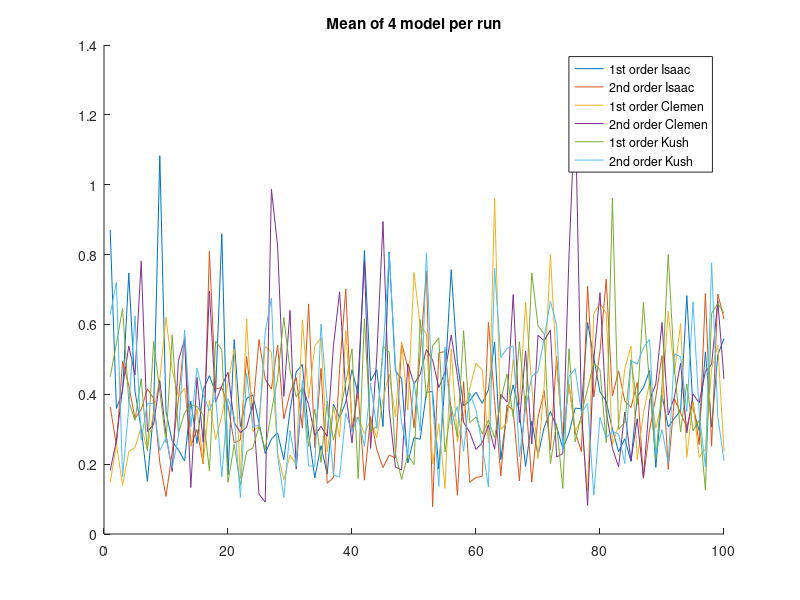
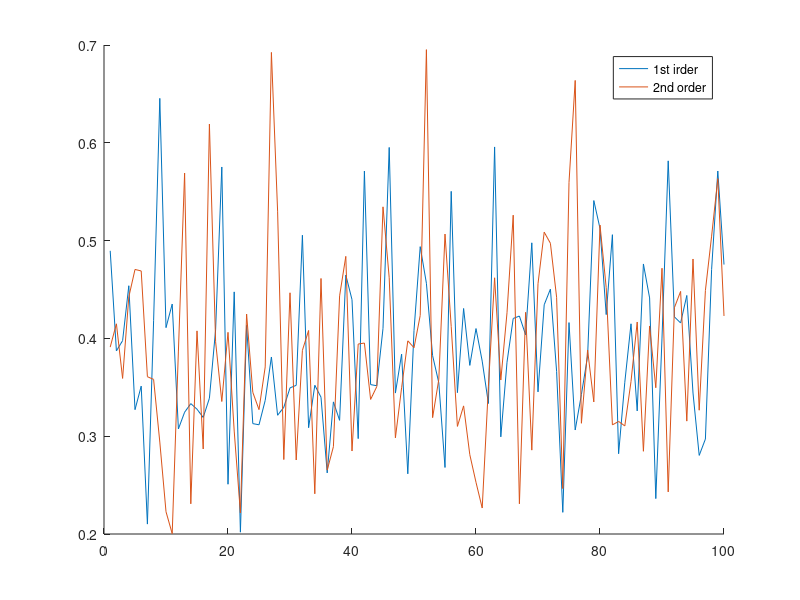

The MATLAB source for these figures, in order:
clear all;close all;clc;

mat1 = load('first_order_no_td_upload.mat').RMSE_arr;
mat2 = load('second_order_no_td_upload.mat').RMSE_arr;
mat3 = load('first_order_clemen.mat').RMSE_arr;
mat4 = load('second_order_clemen.mat').RMSE_arr;
mat5 = load('kush_test_first_order_no_td2.mat').RMSE_arr;
mat6 = load('kush_test_second_order_no_td2.mat').RMSE_arr;

hold on
plot(mean(transpose(mat1)))
plot(mean(transpose(mat2)))
plot(mean(transpose(mat3)))
plot(mean(transpose(mat4)))
plot(mean(transpose(mat5)))
plot(mean(transpose(mat6)))
title("Mean of 4 model per run")
legend('1st order Isaac','2nd order Isaac','1st order Clemen','2nd order Clemen','1st order Kush','2nd order Kush')

mean(mat1, 'all')
mean(mat2, 'all')
mean(mat3, 'all')
mean(mat4, 'all')
mean(mat5, 'all')
mean(mat6, 'all')


figure()
hold on
plot(mean(transpose(mat1+mat3+mat5))/3)
plot(mean(transpose(mat2+mat4+mat6))/3)
legend('1st irder','2nd order')